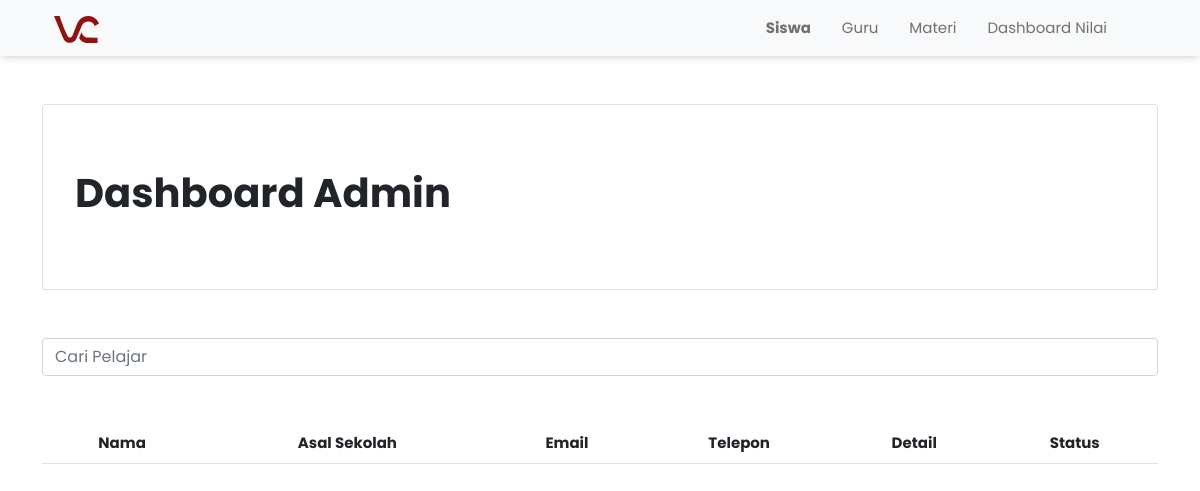
Page /admin/admin.php (signed in) on the earlier database version.
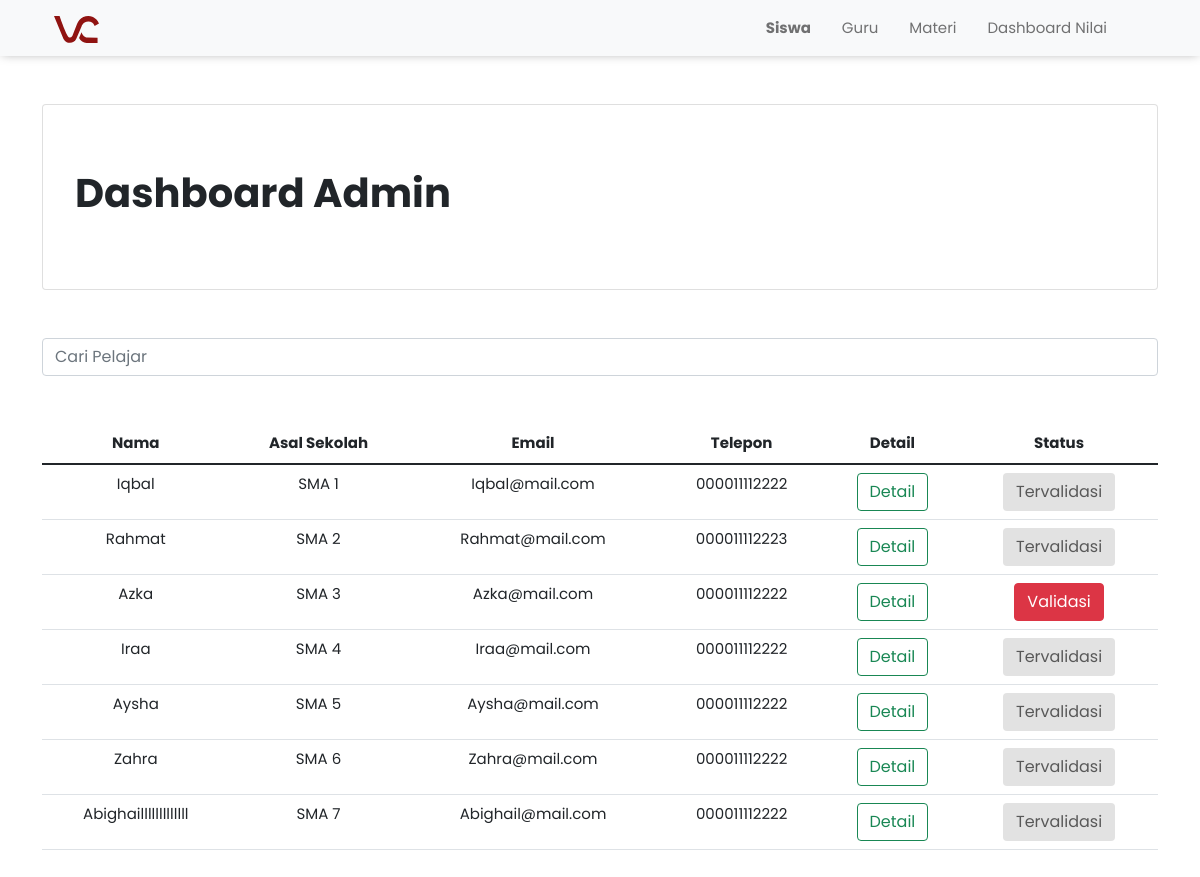
Same page on the later database version.
### tables this page shows
CREATE TABLE `siswa` (
  `id_siswa` int(11) NOT NULL,
  `nama_siswa` varchar(255) NOT NULL,
  `asal_sekolah` varchar(100) NOT NULL,
  `jk` enum('Perempuan','Laki-Laki') NOT NULL,
  `kelas` varchar(10) NOT NULL,
  `email` varchar(100) NOT NULL,
  `telepon` varchar(13) NOT NULL,
  `password` varchar(50) NOT NULL,
  `kartu_pelajar` varchar(255) NOT NULL,
  `validated` tinyint(1) NOT NULL
);

### admin/admin.php (the view, shortened to what this page needs)
<?php
    include '../conn.php';
	$siswa = mysqli_query($conn, 'SELECT * FROM siswa');
?>
<!doctype html>
<html lang="en">
<head>
	<link href="https://cdn.jsdelivr.net/npm/bootstrap@5.1.3/dist/css/bootstrap.min.css" rel="stylesheet">
	<link rel="stylesheet" href="../assets/css/style.css">
</head>
<body>
	<nav class="navbar navbar-expand-lg navbar-light bg-light" style="box-shadow: 0px 0px 10px -2px rgba(0,0,0,0.35);">
		<div class="container ps-4 pe-4">
			<a class="navbar-brand" href="#">
                <img src="../assets/img/virtuclass_logo.svg" width="15%" alt="virtuclass-logo">
            </a>
			<div class="collapse navbar-collapse" id="navbarNav">
				<ul class="navbar-nav ms-auto">
                    <li class="nav-item">
						<a class="nav-link" href="admin.php"><b>Siswa</b>&emsp;</a>
					</li>
					<li class="nav-item">
						<a class="nav-link" href="mgmt_guru.php">Guru&emsp;</a>
					</li>
					<li class="nav-item">
						<a class="nav-link" href="uploadMateri.php">Materi&emsp;</a>
					</li>
					<li class="nav-item">
						<a class="nav-link" href="dashboard.php">Dashboard Nilai&emsp;</a>
					</li>
					<li class="nav-item">
						<a class="nav-link" href="../logout.php"><span class="iconify-inline" data-icon="carbon:logout"></span></a>
					</li>
				</ul>
			</div>
		</div>
	</nav>
	<div class="container mt-5">
		<div class="card">
            <div class="card-body">
                <div class="container p-5 ps-3">
                    <h1>
                        <b> Dashboard Admin </b>
                    </h1>
                </div>
            </div>
		</div>
		<input type="text" id="search" class="form-control mt-5" placeholder="Cari Pelajar">
		<div style="overflow-x:auto;">
			<table class="table mt-5" style="text-align: center;">
				<thead>
					<tr>
						<th>Nama</th>
						<th>Asal Sekolah</th>
						<th>Email</th>
						<th>Telepon</th>
						<th>Detail</th>
						<th>Status</th>
					</tr>
				</thead>
				<tbody id="tampil">
					<?php foreach ($siswa as $datasiswa) { ?>
						<tr>
							<td><?php echo $datasiswa['nama_siswa'] ?> </td>
							<td><?php echo $datasiswa['asal_sekolah'] ?> </td>
							<td><?php echo $datasiswa['email'] ?> </td>
							<td><?php echo $datasiswa['telepon'] ?> </td>
							<td>
								<a href="detail.php?id_siswa=<?php echo $datasiswa['id_siswa']; ?>" class="btn btn-outline-success" data-bs-toggle="modal" data-bs-target="#exampleModal-<?php echo $datasiswa['id_siswa']; ?>">Detail</a>
							</td>
							<td>
								<?php if ($datasiswa['validated'] == "1") { ?>
									<a href="acc.php?id_siswa=<?php echo $datasiswa['id_siswa']; ?>" class="btn disabled" style="background-color: lightgrey; color: black;">Tervalidasi</a>
								<?php } else { ?>
									<a href="acc.php?id_siswa=<?php echo $datasiswa['id_siswa']; ?>" class="btn btn-danger">Validasi</a>
								<?php } ?>
							</td>
						</tr>
					<?php } ?>
				</tbody>
			</table>
		</div>
	</div>
	<br><br><br>
</body>
</html>

### assets/css/style.css (style rules this page uses)
body { margin: 0; padding: 0; box-sizing: border-box; font-family: 'Poppins', sans-serif; font-size: 15px; }
a { text-decoration: none; }

Differences in the rows shown:
added siswa: nama_siswa "Iqbal", asal_sekolah "SMA 1", email "Iqbal@mail.com", telepon "000011112222"
added siswa: nama_siswa "Rahmat", asal_sekolah "SMA 2", email "Rahmat@mail.com", telepon "000011112223"
added siswa: nama_siswa "Azka", asal_sekolah "SMA 3", email "Azka@mail.com", telepon "000011112222"
added siswa: nama_siswa "Iraa", asal_sekolah "SMA 4", email "Iraa@mail.com", telepon "000011112222"
added siswa: nama_siswa "Aysha", asal_sekolah "SMA 5", email "Aysha@mail.com", telepon "000011112222"
added siswa: nama_siswa "Zahra", asal_sekolah "SMA 6", email "Zahra@mail.com", telepon "000011112222"
added siswa: nama_siswa "Abighailllllllllllll", asal_sekolah "SMA 7", email "Abighail@mail.com", telepon "000011112222"
